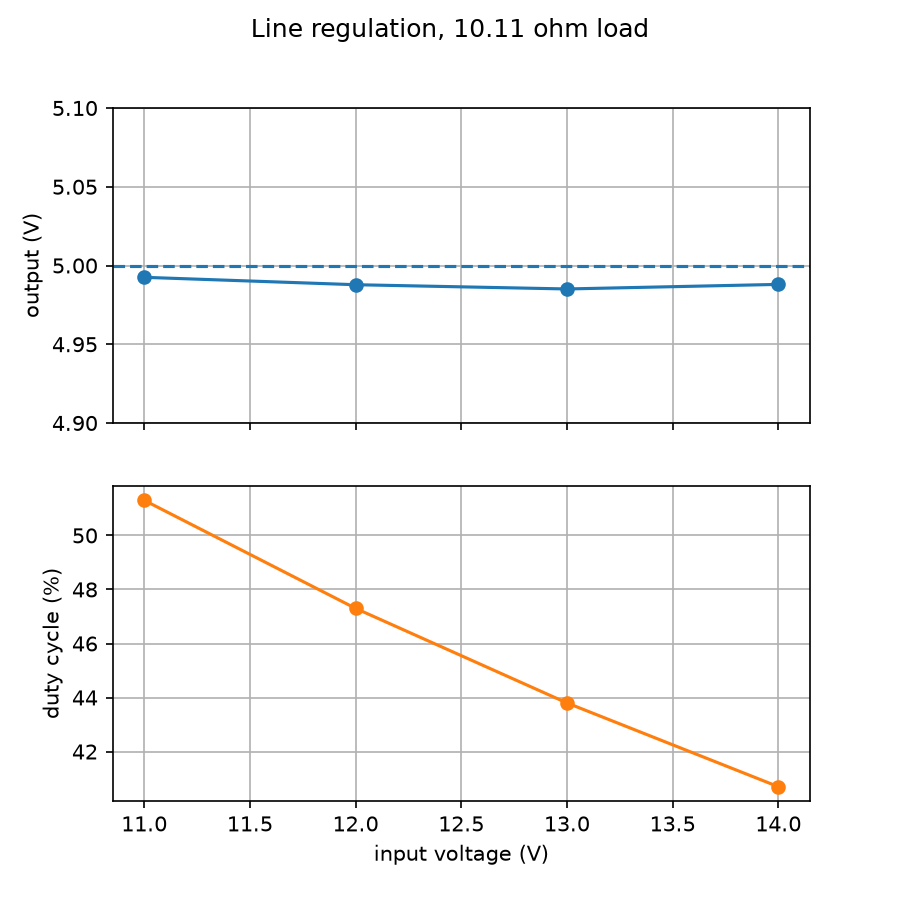

Write Python code to recreate this figure.
import csv
import matplotlib.pyplot as plt

vin = [11, 12, 13, 14]
vout = [4.9925, 4.9878, 4.9851, 4.9880]
iin = [0.293, 0.223, 0.205, 0.190]
duty = [51.3, 47.3, 43.8, 40.7]

with open("line_regulation.csv", "w", newline="") as f:
    w = csv.writer(f)
    w.writerow(["vin_V", "vout_V", "iin_A", "duty_percent"])
    w.writerows(zip(vin, vout, iin, duty))

fig, (a1, a2) = plt.subplots(2, 1, sharex=True, figsize=(6, 6))
a1.plot(vin, vout, "o-")
a1.axhline(5.0, linestyle="--")
a1.set_ylim(4.9, 5.1)
a1.set_ylabel("output (V)")
a1.grid(True)
a2.plot(vin, duty, "o-", color="tab:orange")
a2.set_ylabel("duty cycle (%)")
a2.set_xlabel("input voltage (V)")
a2.grid(True)
fig.suptitle("Line regulation, 10.11 ohm load")
fig.savefig("line_regulation.png", dpi=150)
